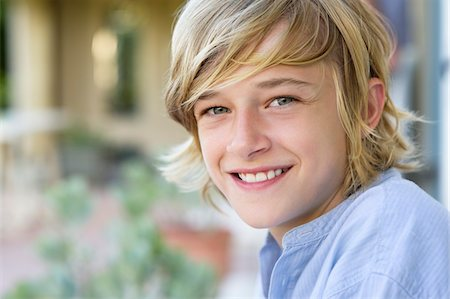
#> input picture assets/boy_smile.jpg, 450 x 299 px, given in place of the camera
$ python contour-detection.py
#> lines starting #> are read from the running program, lines starting #| are printed output that depends on the picture; after the words box and inside, x2 and y2 are one past the last pixel; in counts of white or black regions, pixels touching at a corner belong together
import cv2 as cv
import numpy as np

frameWidth = 640
frameHeight = 480
cap = cv.VideoCapture(0)
cap.set(3, frameWidth)
cap.set(3, frameHeight)


def empty(a):
    pass


cv.namedWindow('Parameters')
cv.resizeWindow('Parameters', frameWidth, frameHeight // 2)
cv.createTrackbar('Threshold1', 'Parameters', 20, 255, empty)
cv.createTrackbar('Threshold2', 'Parameters', 20, 255, empty)
cv.createTrackbar('Area', 'Parameters', 2000, 30000, empty)


def get_contours(img, img_contour):
    contours, hierarchy = cv.findContours(img, cv.RETR_EXTERNAL, cv.CHAIN_APPROX_NONE)

    for cnt in contours:
        area = cv.contourArea(cnt)
        area_min = cv.getTrackbarPos('Area', 'Parameters')
        if area > area_min:
            cv.drawContours(img_contour, cnt, -1, (255, 0, 255), 7)
            peri = cv.arcLength(cnt, True)
            approx = cv.approxPolyDP(cnt, 0.02 * peri, True)
            # print(len(approx))
            x, y, w, h = cv.boundingRect(approx)
            cv.rectangle(img_contour, (x, y), (x + w, y + h), (0, 255, 0), 5)
            cv.putText(img_contour, 'Points: ' + str(len(approx)), (x + w + 20, y + 20),
                       cv.FONT_HERSHEY_COMPLEX, .7, (0, 255, 0), 2)
            cv.putText(img_contour, 'Area: ' + str(int(area)), (x + w + 20, y + 45),
                       cv.FONT_HERSHEY_COMPLEX, .7, (0, 255, 0), 2)


while True:
    _, frame = cap.read()
#> frame is the input picture: shape (299, 450, 3); mean B, G, R 149.5, 160, 166.4
    # frame = cv.flip(frame, -1)  # Vertical Flip
    contour = frame.copy()

    blur = cv.GaussianBlur(frame, (7, 7), 1)
    gray = cv.cvtColor(blur, cv.COLOR_BGR2GRAY)
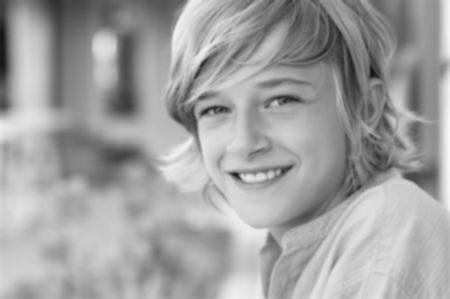
#> gray: shape (299, 450); min 20, max 248, mean 160.7

    threshold1 = cv.getTrackbarPos('Threshold1', 'Parameters')
    threshold2 = cv.getTrackbarPos('Threshold2', 'Parameters')
    canny = cv.Canny(gray, threshold1, threshold2)
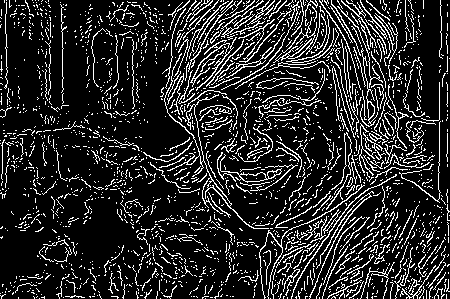
#> canny: shape (299, 450); 16% white in thin lines or dots
    kernel = np.ones((5, 5))
    dil = cv.dilate(canny, kernel, iterations=1)
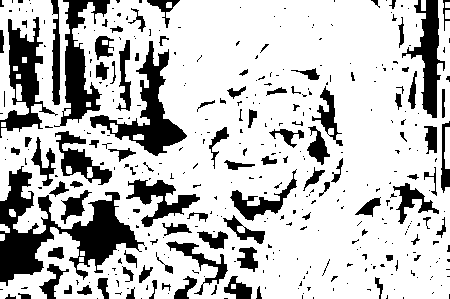
#> dil: shape (299, 450); 75.6% white; 385 black regions (284 under 20 px)
    get_contours(dil, contour)
#> in get_contours, `contours, hierarchy = cv.findContours(img, cv.RETR_EXTERNAL, cv.CHAIN_..`: contours = 18 contours, 7 with area under 20; largest, box (x1, y1, x2, y2) and area: (0, 0, 450, 299) 115852, (444, 127, 450, 169) 171, (16, 84, 22, 101) 74, (0, 224, 10, 233) 50, (421, 0, 426, 11) 40
#> in get_contours, `area = cv.contourArea(cnt)`: area = 16

    frame = np.hstack([frame, cv.cvtColor(dil, cv.COLOR_GRAY2BGR), contour])
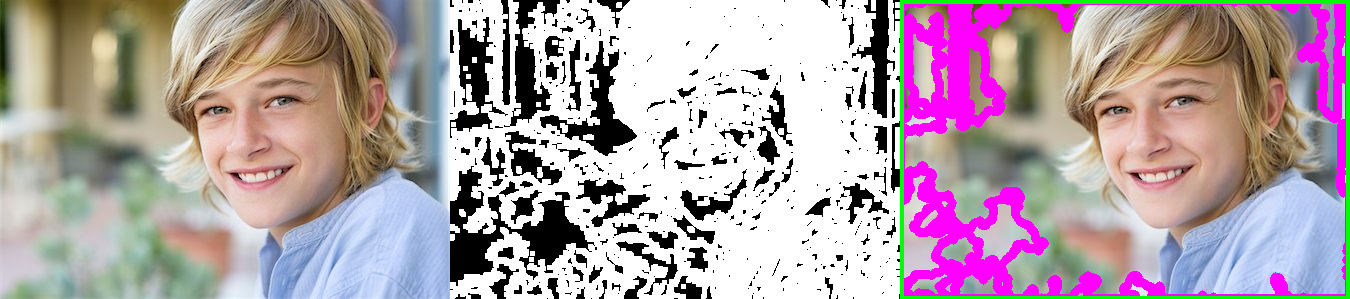
#> frame: shape (299, 1350, 3); mean B, G, R 167.7, 162.5, 178.4
    cv.imshow('Frame', frame)
    if cv.waitKey(1) == ord('q'):
#> (key q is pressed here)
        break

cap.release()
cv.destroyAllWindows()
